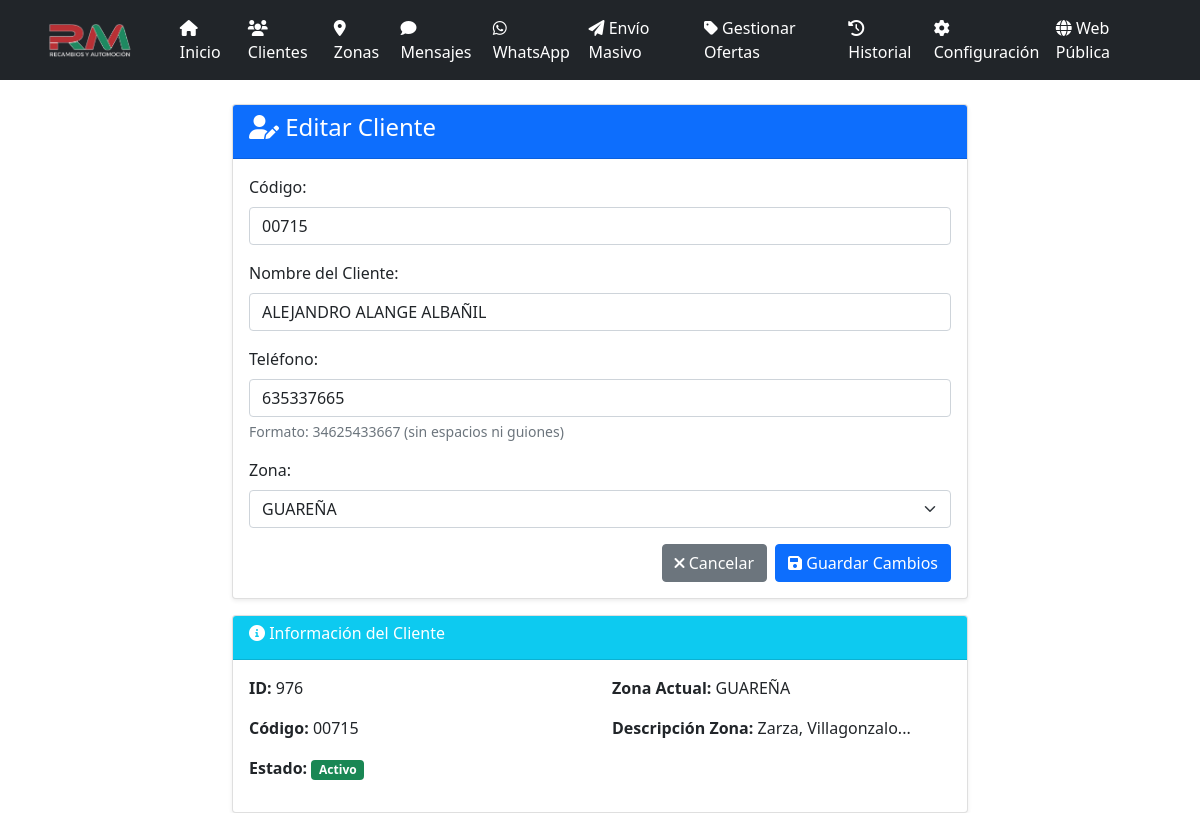
The page /clientes/editar/976 on the database as committed earlier.
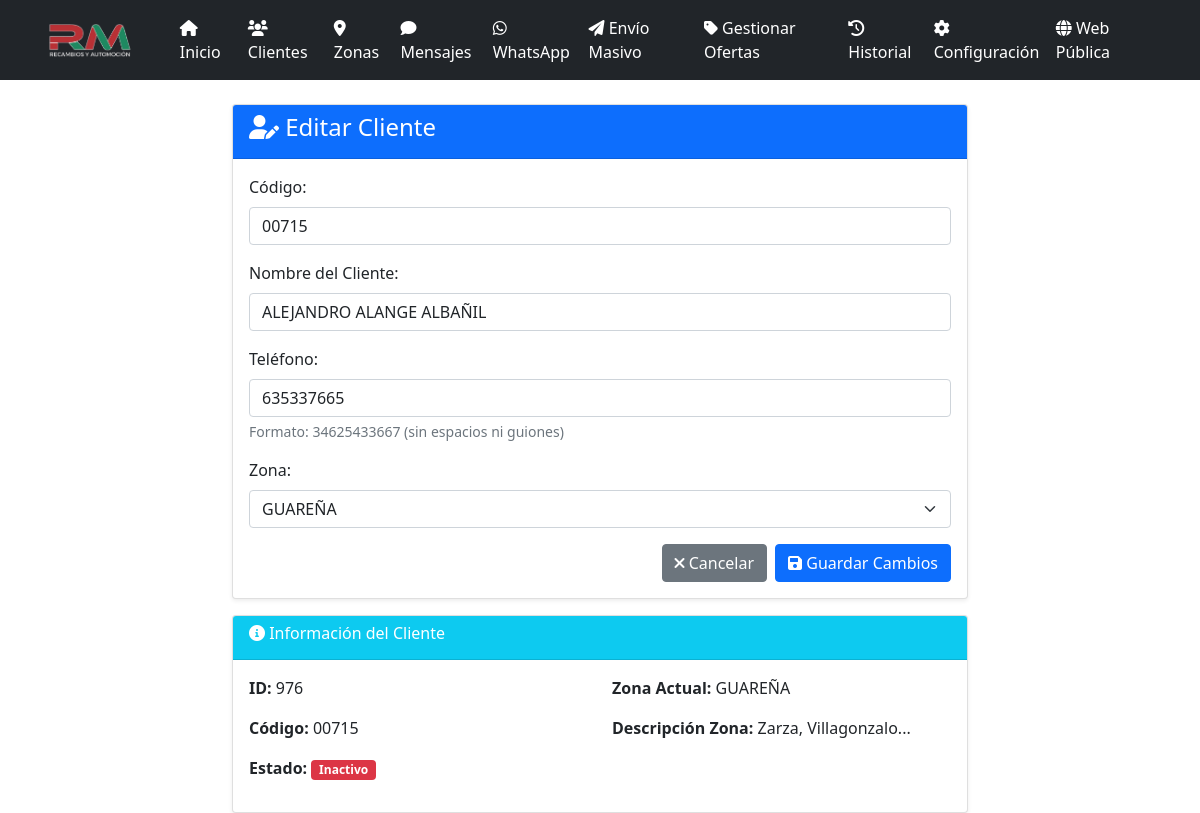
The same page on the database as committed later.
### app.py (the view, shortened to what this page needs)
@app.route('/clientes/editar/<int:cliente_id>', methods=['GET', 'POST'])
def editar_cliente(cliente_id):
    cliente = Cliente.query.get_or_404(cliente_id)
    zonas = Zona.query.all()
    return render_template('editar_cliente.html', cliente=cliente, zonas=zonas)

### app.py (called while the page is built, shortened)
@app.before_request
def _asegurar_scheduler():
    global _scheduler_iniciado

@app.before_request
def before_request():
    global _sistema_inicializado
    if not _sistema_inicializado and not app.config['DEBUG']:
        inicializar_sistema()

### templates/editar_cliente.html (shortened to what this page needs)
{% extends "base.html" %}
{% block content %}
<div class="row justify-content-center">
    <div class="col-md-8">
        <div class="card">
            <div class="card-header bg-primary text-white">
                <h4><i class="fas fa-user-edit"></i> Editar Cliente</h4>
            </div>
            <div class="card-body">
                <form method="POST">
                    <div class="mb-3">
                        <label for="codigo" class="form-label">Código:</label>
                        <input type="text" class="form-control" id="codigo" name="codigo"
                               value="{{ cliente.codigo or '' }}">
                    </div>
                    <div class="mb-3">
                        <label for="nombre" class="form-label">Nombre del Cliente:</label>
                        <input type="text" class="form-control" id="nombre" name="nombre"
                               value="{{ cliente.nombre }}" required>
                    </div>
                    <div class="mb-3">
                        <label for="telefono" class="form-label">Teléfono:</label>
                        <input type="tel" class="form-control" id="telefono" name="telefono"
                               value="{{ cliente.telefono }}" required>
                        <div class="form-text">Formato: 34625433667 (sin espacios ni guiones)</div>
                    </div>
                    <div class="mb-3">
                        <label for="zona_id" class="form-label">Zona:</label>
                        <select class="form-select" id="zona_id" name="zona_id" required>
                            {% for zona in zonas %}
                            <option value="{{ zona.id }}"
                                    {% if zona.id == cliente.zona_id %}selected{% endif %}>
                                {{ zona.nombre }}
                            </option>
                            {% endfor %}
                        </select>
                    </div>
                    <div class="d-grid gap-2 d-md-flex justify-content-md-end">
                        <a href="{{ url_for('clientes') }}" class="btn btn-secondary">
                            <i class="fas fa-times"></i> Cancelar
                        </a>
                        <button type="submit" class="btn btn-primary">
                            <i class="fas fa-save"></i> Guardar Cambios
                        </button>
                    </div>
                </form>
            </div>
        </div>
        <div class="card mt-3">
            <div class="card-header bg-info text-white">
                <h6><i class="fas fa-info-circle"></i> Información del Cliente</h6>
            </div>
            <div class="card-body">
                <div class="row">
                    <div class="col-md-6">
                        <p><strong>ID:</strong> {{ cliente.id }}</p>
                        <p><strong>Código:</strong> {{ cliente.codigo or '—' }}</p>
                        <p><strong>Estado:</strong>
                            {% if cliente.activo %}
                                <span class="badge bg-success">Activo</span>
                            {% else %}
                                <span class="badge bg-danger">Inactivo</span>
                            {% endif %}
                        </p>
                    </div>
                    <div class="col-md-6">
                        <p><strong>Zona Actual:</strong> {{ cliente.zona.nombre }}</p>
                        <p><strong>Descripción Zona:</strong> {{ cliente.zona.descripcion }}</p>
                    </div>
                </div>
            </div>
        </div>
    </div>
</div>
{% endblock %}

Rows that differ between the two databases and show on the page:
changed Cliente "ALEJANDRO ALANGE ALBAÑIL": activo True → False (drawn)
Other text that changed with them:
text no longer shown: "Activo"
text now shown: "Inactivo"
